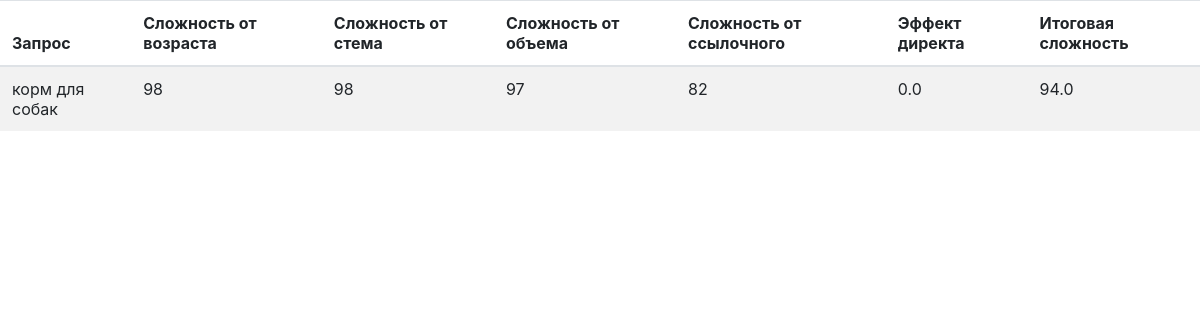
The page /main/results on the database as committed earlier.
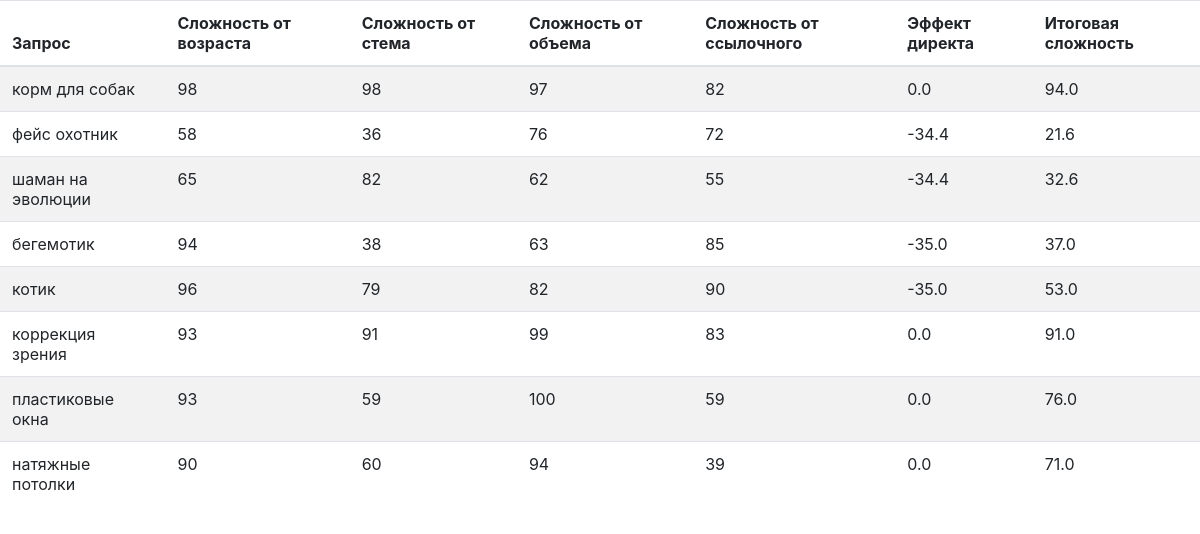
The same page on the database as committed later.
### main/models.py (models this page shows, shortened)
class Request(models.Model):
    request = models.CharField(max_length=100)
    site_age_concurency = models.IntegerField(default=0)
    site_stem_concurency = models.IntegerField(default=0)
    site_volume_concurency = models.IntegerField(default=0)
    site_backlinks_concurency = models.IntegerField(default=0)
    site_total_concurency = models.FloatField(default=0)
    direct_upscale = models.FloatField(default=0)
    status = models.CharField(max_length=100, default='progress')

### main/views.py (the view)
# urls.py: path('results', views.results, name='publish_request_info'),
def results(request):
    all_requests_list = get_list_or_404(Request)
    context = {'all_requests_list': all_requests_list}
    return render(request, 'main/index.html', context)

### main/templates/main/index.html (shortened to what this page needs)
<html>
<head>
<link rel="stylesheet" href="https://cdn.jsdelivr.net/npm/bootstrap@4.5.3/dist/css/bootstrap.min.css">
</head>
<body>
{% if all_requests_list %}
<table class="table table-striped">
  <thead>
    <tr>
      <th scope="col">Запрос</th>
      <th scope="col">Сложность от возраста</th>
      <th scope="col">Сложность от стема</th>
      <th scope="col">Сложность от объема</th>
        <th scope="col">Сложность от ссылочного</th>
        <th scope="col">Эффект директа</th>
        <th scope="col">Итоговая сложность</th>
    </tr>
  </thead>
  <tbody>
  {% for request in all_requests_list %}
      {% if request.status == 'progress'  %}
          <tr>
          <td>{{ request.request }}</td>
          <td colspan="6" style="text-align: center">Запрос в обработке. Это может занять около минуты.</td>
              </tr>
      {% else %}
    <tr>
      <td> {{ request.request }} </td>
      <td> {{ request.site_age_concurency }} </td>
      <td> {{ request.site_stem_concurency }} </td>
        <td>{{ request.site_volume_concurency }}</td>
      <td>{{ request.site_backlinks_concurency }}</td>
          <td>{{ request.direct_upscale }}</td>
      <td>{{ request.site_total_concurency }}</td>
        {% endif %}
    </tr>
    {% endfor %}
  </tbody>
</table>
{% endif %}
</body>
</html>

Rows that differ between the two databases and show on the page:
added Request: request "фейс охотник", site_age_concurency "58", site_stem_concurency "36", site_volume_concurency "76", site_backlinks_concurency "72", direct_upscale "-34.4", site_total_concurency "21.6"
added Request: request "шаман на эволюции", site_age_concurency "65", site_stem_concurency "82", site_volume_concurency "62", site_backlinks_concurency "55", direct_upscale "-34.4", site_total_concurency "32.6"
added Request: request "бегемотик", site_age_concurency "94", site_stem_concurency "38", site_volume_concurency "63", site_backlinks_concurency "85", direct_upscale "-35.0", site_total_concurency "37.0"
added Request: request "котик", site_age_concurency "96", site_stem_concurency "79", site_volume_concurency "82", site_backlinks_concurency "90", direct_upscale "-35.0", site_total_concurency "53.0"
added Request: request "коррекция зрения", site_age_concurency "93", site_stem_concurency "91", site_volume_concurency "99", site_backlinks_concurency "83", direct_upscale "0.0", site_total_concurency "91.0"
added Request: request "пластиковые окна", site_age_concurency "93", site_stem_concurency "59", site_volume_concurency "100", site_backlinks_concurency "59", direct_upscale "0.0", site_total_concurency "76.0"
added Request: request "натяжные потолки", site_age_concurency "90", site_stem_concurency "60", site_volume_concurency "94", site_backlinks_concurency "39", direct_upscale "0.0", site_total_concurency "71.0"
